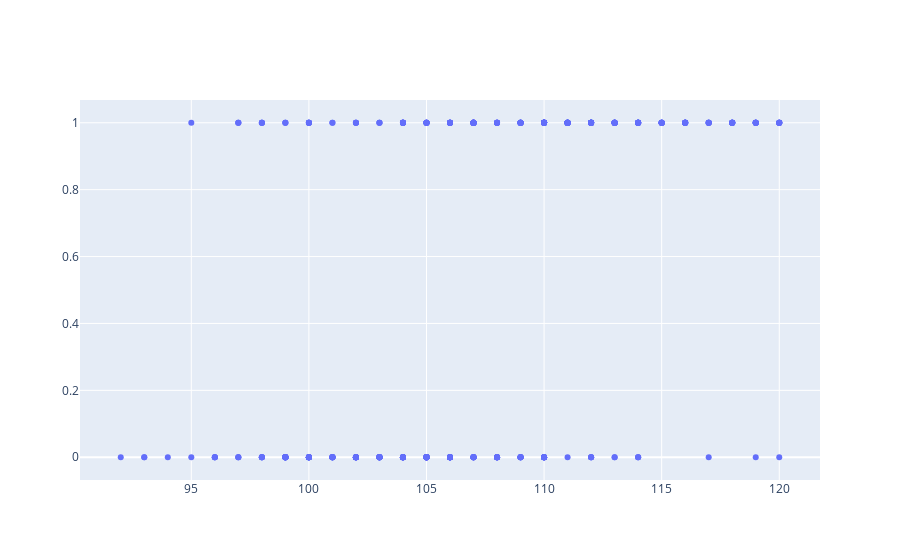

The cell this chart's notebook holds for it:
### Code cell
df=pd.read_csv('116.csv')
tscoreList=df['TOEFL Score']
resultList=df['Chance of admit']
# df.head()
fig=go.Figure(go.Scatter(x=tscoreList,y=resultList,mode='markers'))
fig.show()

### Figure 1 — Plotly figure (JSON) as saved in the notebook; plotly's stock layout.template omitted (floating-point values rounded to 4 significant figures; data arrays with more than 128 entries replaced by an {"elided": "..."} marker saying what was removed)
{"data": [{"mode": "markers", "type": "scatter", "x": {"elided": "400 int values"}, "y": {"elided": "400 int values"}}], "layout": {}}
